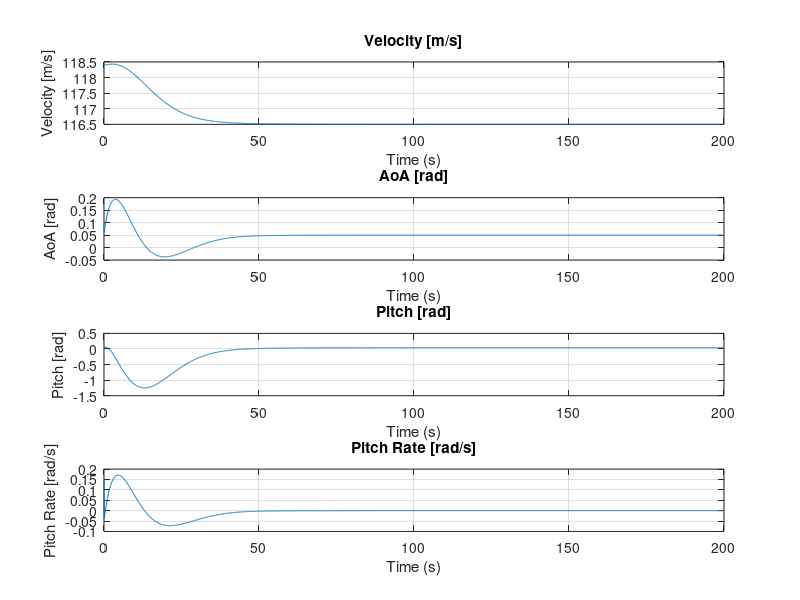

Here is the MATLAB script that generated this plot: (Note: this script raises an error after producing the figure.)
A = [8.56146015e-03, -2.10399095e-02,  8.42803062e-02, 0;
     1.61337624e-02,  9.36061499e-01,  0, -1.45380375e+01;
     0, 0, 0, -1.45380375e+01;
    -5.94627222e-04,  5.77467784e+01,  0, -7.83447148e+02];

B = [2.25872674e-04;
     1.39230795e-04;
     0;
     7.53349544e-01];

C = [1, 0, 0, 0;
     0, 1, 0, 0;
     0, 0, 1, 0;
     0, 0, 0, 14.5380375];

D = [0;
     0;
     0;
     0];

% Define Q and R matrices
Q = eye(4) * 10; 
R = 1; 

% Compute LQR controller
[K, S, P] = lqr(A, B, Q, R);
%K=[0,0,0,0];
disp('get those gainz:')
disp(K);
% Compute the state-space representation
sys = ss(A, B, C, D);
sys_cl = feedback(sys,K);

x0 = [118.4, 0.06, 0.05, 0.01];
xref = [116.5, 0.05, 0.04, 0];

error0 = x0-xref;

t = 0:0.1:200;
[y,tOut,error0] = initial(sys_cl,error0,t);
y_ = y+xref;
% Plot the response of the closed-loop system
stateNames = {'Velocity [m/s]', 'AoA [rad]', 'Pitch [rad]', 'Pitch Rate [rad/s]'};

% Create a new figure
figure;

% Get the number of states (columns) in y_
numStates = size(y_, 2);

% Loop through each state and create a subplot
for i = 1:numStates
    subplot(numStates, 1, i); % Create a subplot: (rows, columns, current_plot_index)
    plot(tOut, y_(:, i));    % Plot the i-th state (all rows, i-th column)
    xlabel('Time (s)');      % Label for x-axis
    ylabel(stateNames{i});   % Use the state name from the stateNames array
    title([stateNames{i} ]); % Title for each subplot
    grid on;                 % Enable grid
end

% Optional: Adjust overall figure properties if needed
sgtitle('Longitudinal stability response to non-equilibrium initial state with controller');






